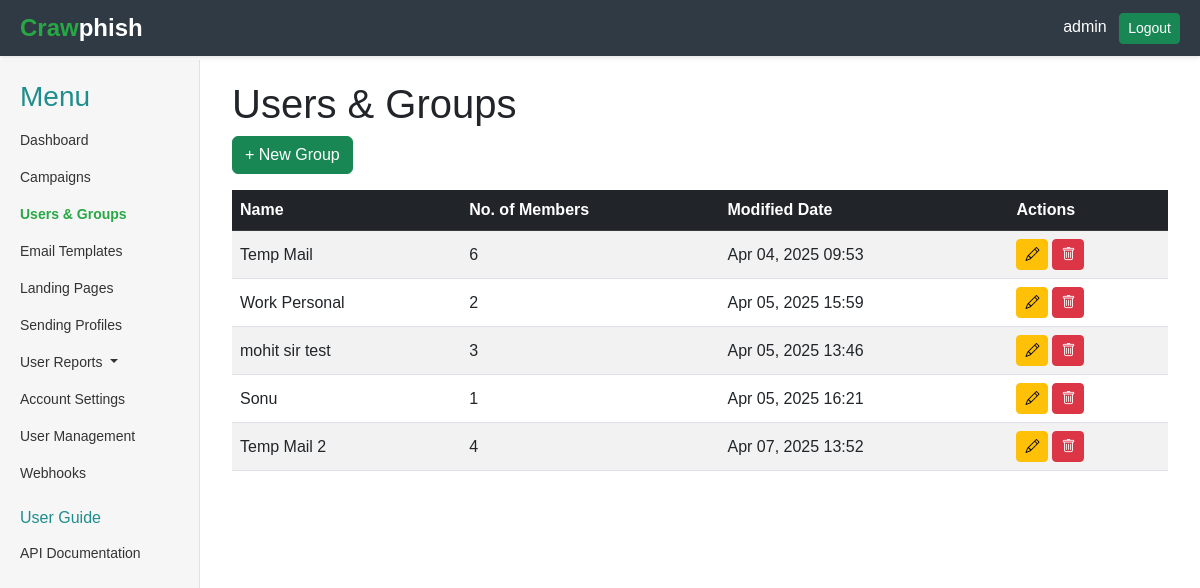
The app's page /users-groups/ (signed in) with its own data.
### core/models.py (models this page shows, shortened)
class User(AbstractUser):
    position = models.CharField(max_length=100, blank=True, null=True)
    api_key = models.CharField(max_length=100, blank=True, null=True)

class Group(models.Model):
    name = models.CharField(max_length=100)
    members = models.ManyToManyField('ExternalUser', related_name='groups')
    modified_date = models.DateTimeField(auto_now=True)
    @property
    def member_count(self):
        return self.members.count()

### core/views.py (the view)
# urls.py: path('users-groups/', views.GroupListView.as_view(), name='users_groups'),
class GroupListView(LoginRequiredMixin, ListView):
    model = Group
    template_name = 'core/users_groups.html'
    context_object_name = 'groups'
    def get_context_data(self, **kwargs):
        context = super().get_context_data(**kwargs)
        context['form'] = GroupForm()
        return context

### core/templates/core/users_groups.html (shortened to what this page needs)
{% extends 'core/base.html' %}
{% block content %}
<div class="container">
    <h1>Users & Groups</h1>
    <button type="button" class="btn btn-success mb-3" data-bs-toggle="modal" data-bs-target="#createGroupModal" data-bs-toggle="tooltip" title="Create a new group">
        + New Group
    </button>
    {% if groups %}
        <div class="table-responsive">
            <table class="table table-striped table-hover align-middle">
                <thead class="table-dark">
                    <tr>
                        <th>Name</th>
                        <th>No. of Members</th>
                        <th>Modified Date</th>
                        <th>Actions</th>
                    </tr>
                </thead>
                <tbody>
                    {% for group in groups %}
                        <tr data-group-id="{{ group.pk }}">
                            <td>{{ group.name }}</td>
                            <td>{{ group.member_count }}</td>
                            <td>{{ group.modified_date|date:"M d, Y H:i"|default:"N/A" }}</td>
                            <td>
                                <div class="d-flex gap-1">
                                    <button class="btn btn-sm btn-warning" data-bs-toggle="modal" data-bs-target="#editGroupModal{{ group.pk }}" data-bs-toggle="tooltip" title="Edit">
                                        <i class="bi bi-pencil"></i>
                                    </button>
                                    <button class="btn btn-sm btn-danger delete-group-btn" data-group-id="{{ group.pk }}" data-bs-toggle="tooltip" title="Delete">
                                        <i class="bi bi-trash"></i>
                                    </button>
                                </div>
                            </td>
                        </tr>
                    {% endfor %}
                </tbody>
            </table>
        </div>
    {% else %}
        <div class="alert alert-info" role="alert">
            No groups created yet. Let's create one!
        </div>
    {% endif %}
</div>
{% endblock %}

### core/templates/core/base.html (shortened to what this page needs)
<!DOCTYPE html>
<html lang="en">
<head>
    <link rel="stylesheet" href="https://cdn.jsdelivr.net/npm/bootstrap-icons@1.11.1/font/bootstrap-icons.css">
    <link href="https://cdn.jsdelivr.net/npm/bootstrap@5.3.0/dist/css/bootstrap.min.css" rel="stylesheet">
</head>
<body>
    <div class="container-fluid">
        {% if request.user.is_authenticated %}
            <div class="header">
                <div class="logo">
                    <span style="color: #28a745;">Craw</span> phish
                </div>
                <div>
                    <span class="text-white me-2">{{ request.user.username }}</span>
                    <a href="{% url 'logout' %}" class="btn btn-success btn-sm">Logout</a>
                </div>
            </div>
        {% endif %}
        <div class="main-content-wrapper {% if not request.user.is_authenticated %}unauthenticated{% endif %}">
            {% if request.user.is_authenticated %}
                <div class="sidebar">
                    <h3 style="color: rgb(31, 141, 141);">Menu</h3>
                    <ul class="nav flex-column">
                        <li class="nav-item">
                            <a class="nav-link {% if request.resolver_match.url_name == 'dashboard' %}active{% endif %}" href="{% url 'core:dashboard' %}">Dashboard</a>
                        </li>
                        <li class="nav-item">
                            <a class="nav-link {% if request.resolver_match.url_name == 'campaigns' %}active{% endif %}" href="{% url 'core:campaigns' %}">Campaigns</a>
                        </li>
                        <li class="nav-item">
                            <a class="nav-link {% if request.resolver_match.url_name == 'users_groups' %}active{% endif %}" href="{% url 'core:users_groups' %}">Users & Groups</a>
                        </li>
                        <li class="nav-item">
                            <a class="nav-link {% if request.resolver_match.url_name == 'email_templates' %}active{% endif %}" href="{% url 'core:email_templates' %}">Email Templates</a>
                        </li>
                        <li class="nav-item">
                            <a class="nav-link {% if request.resolver_match.url_name == 'landing_pages' %}active{% endif %}" href="{% url 'core:landing_pages' %}">Landing Pages</a>
                        </li>
                        <li class="nav-item">
                            <a class="nav-link {% if request.resolver_match.url_name == 'sending_profiles' %}active{% endif %}" href="{% url 'core:sending_profiles' %}">Sending Profiles</a>
                        </li>
                        <li class="nav-item dropdown">
                            <a class="nav-link dropdown-toggle split" href="" id="userReportsDropdown" role="button" data-bs-toggle="dropdown" aria-expanded="false">
                              User Reports
                            </a>
                          </li>
                        <li class="nav-item">
                            <a class="nav-link {% if request.resolver_match.url_name == 'settings' %}active{% endif %}" href="{% url 'core:settings' %}">Account Settings</a>
                        </li>
                        {% if request.user.is_superuser %}
                            <li class="nav-item">
                                <a class="nav-link {% if request.resolver_match.url_name == 'user_management' %}active{% endif %}" href="{% url 'core:user_management' %}">User Management</a>
                            </li>
                        {% endif %}
                        <li class="nav-item">
                            <a class="nav-link {% if request.resolver_match.url_name == 'webhooks' %}active{% endif %}" href="{% url 'core:webhooks' %}">Webhooks</a>
                        </li>
                        <li class="nav-item">
                            <h6 style="color: rgb(31, 141, 141);" class="mt-3">User Guide</h6>
                        </li>
                        <li class="nav-item">
                            <a class="nav-link" href="#">API Documentation</a>
                        </li>
                    </ul>
                </div>
            {% endif %}
            <div class="main-content {% if not request.user.is_authenticated %}unauthenticated{% endif %}">
                {% block content %}{% endblock %}
            </div>
        </div>
    </div>
</body>
</html>

### core/templates/core/base.html (style rules this page uses)
body { margin: 0; font-family: Arial, sans-serif; }
.container-fluid { padding: 0; min-height: 100vh; display: flex; flex-direction: column; }
.header { background-color: #2F3A44; color: white; padding: 10px 20px; display: flex; justify-content: space-between; align-items: center; width: 100%; box-shadow: 0 2px 4px rgba(0, 0, 0, 0.1); position: fixed; top: 0; left: 0; z-index: 1000; }
.header .logo { font-size: 24px; font-weight: bold; display: flex; align-items: center; }
.main-content-wrapper { display: flex; flex: 1; margin-top: 60px; }
.sidebar { width: 200px; background-color: #F5F6F5; padding: 20px; border-right: 1px solid #dee2e6; height: calc(100vh - 60px); position: fixed; top: 60px; left: 0; z-index: 999; }
.sidebar .nav-link { color: #333; padding: 8px 0; font-size: 14px; }
.sidebar .nav-link.active { color: #28a745; font-weight: bold; }
.main-content { flex: 1; margin-left: 200px; padding: 20px; }

### records on screen
User: user.username "admin"
Group: name "Temp Mail", member_count "6", modified_date "Apr 04, 2025 09:53"
Group: name "Work Personal", member_count "2", modified_date "Apr 05, 2025 15:59"
Group: name "mohit sir test", member_count "3", modified_date "Apr 05, 2025 13:46"
Group: name "Sonu", member_count "1", modified_date "Apr 05, 2025 16:21"
Group: name "Temp Mail 2", member_count "4", modified_date "Apr 07, 2025 13:52"
